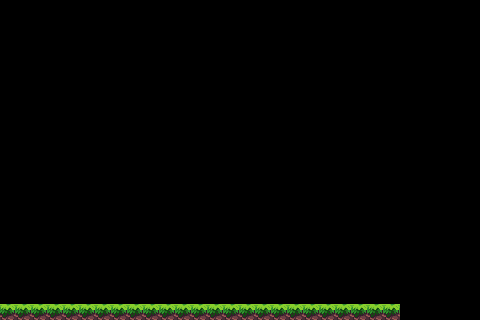

A level layout from a 2D game, rendered from its tile map. Below: a short description, then the map file with its tile-grid data intact:
An orthogonal 30x20 tile map with 16x16 px tiles, 1 tile layer (Tile Layer 1).

<map version="1.10" tiledversion="1.11.2" orientation="orthogonal" renderorder="right-down" width="30" height="20" tilewidth="16" tileheight="16" infinite="0" nextlayerid="2" nextobjectid="1">
 <editorsettings>
  <export target="tilemap.json" format="json" />
 </editorsettings>
 <tileset firstgid="1" source="tileset.tsx" />
 <layer id="1" name="Tile Layer 1" width="30" height="20">
  <properties>
   <property name="Collision" type="bool" value="true" />
   <property name="TextureName" value="Textures\tilemap.png" />
  </properties>
  <data encoding="csv">
588,588,588,588,588,588,588,588,588,588,588,588,588,588,588,588,588,588,588,588,588,588,588,588,588,0,0,0,0,0,
588,0,0,0,0,0,0,0,0,0,0,0,0,0,0,0,0,0,0,0,0,0,0,0,588,0,0,0,0,0,
513,0,0,0,0,0,0,0,0,0,0,0,0,0,0,0,0,0,0,0,0,0,0,0,513,0,0,0,0,0,
513,0,0,0,0,0,0,0,0,0,0,0,0,0,0,0,0,0,0,0,0,0,0,0,513,0,0,0,0,0,
513,0,0,0,0,0,0,0,0,0,0,0,0,0,0,0,0,0,0,0,0,0,0,0,513,0,0,0,0,0,
513,0,0,0,0,0,0,0,0,0,0,0,0,0,0,0,0,0,0,0,0,0,0,0,513,0,0,0,0,0,
513,0,0,0,0,0,0,0,0,0,0,0,0,0,0,0,0,0,0,0,0,0,0,0,513,0,0,0,0,0,
513,0,0,0,0,0,0,0,0,0,0,0,0,0,0,0,0,0,0,0,0,0,0,0,513,0,0,0,0,0,
513,0,0,0,0,0,0,0,0,0,0,0,0,0,0,0,0,0,0,0,0,0,0,0,513,0,0,0,0,0,
513,0,0,0,0,0,0,0,0,0,0,0,0,0,0,0,0,0,0,0,0,0,0,0,513,0,0,0,0,0,
513,0,0,0,0,0,0,0,0,0,0,0,0,0,0,0,0,0,0,0,0,0,0,0,513,0,0,0,0,0,
513,0,0,0,0,0,0,0,0,0,0,0,0,0,0,0,0,0,0,0,0,0,0,0,513,0,0,0,0,0,
513,0,0,0,0,0,0,0,0,0,0,0,0,0,0,0,0,0,0,0,0,0,0,0,513,0,0,0,0,0,
513,0,0,0,0,0,0,0,0,0,0,0,0,0,0,0,0,0,0,0,0,0,0,0,513,0,0,0,0,0,
513,0,0,0,0,0,0,0,0,0,0,0,0,0,0,0,0,0,0,0,0,0,0,0,513,0,0,0,0,0,
513,0,0,0,0,0,0,0,0,0,0,0,0,0,0,0,0,0,0,0,0,0,0,0,513,0,0,0,0,0,
513,0,0,0,0,0,0,0,0,0,0,0,0,0,0,0,0,0,0,0,0,0,0,0,513,0,0,0,0,0,
513,0,0,0,0,0,0,0,0,0,0,0,0,0,0,0,0,0,0,0,0,0,0,0,513,0,0,0,0,0,
513,0,0,0,0,0,0,0,0,0,0,0,0,0,0,0,0,0,0,0,0,0,0,0,513,0,0,0,0,0,
4,4,4,4,4,4,4,4,4,4,4,4,4,4,4,4,4,4,4,4,4,4,4,4,4,0,0,0,0,0
</data>
 </layer>
</map>
